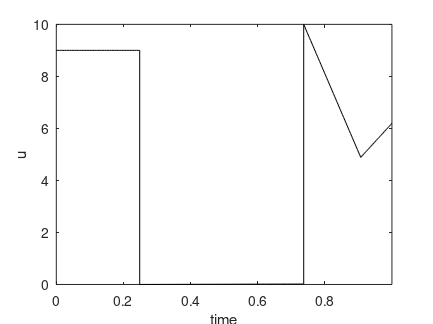

The MATLAB script that drew this image: (Note: this script raises an error after producing the figure.)
load optimprofiles tplot uplot xplot

% ploting
%..........................................................................
plot(tplot,uplot,'k')
title('')
xlabel('time')
ylabel('u')
axis tight %([0 1 -4 10])
set(1,'PaperUnits','centimeters')
set(1,'PaperPosition',[3 10 11 8.25])

print -depsc u_624bdu.eps
pause

plot(tplot,xplot(:,1),'c-',tplot,xplot(:,2),'b:',tplot,xplot(:,3),'r--')
title('')
xlabel('time')
ylabel('x_1, x_2, x_3')
legend('x_1','x_2','x_3',4)
axis tight %([0 1 0 1])
set(1,'PaperUnits','centimeters')
set(1,'PaperPosition',[3 10 11 8.25])

print -depsc x13_624bdu.eps
pause

plot(tplot,xplot(:,4),'k')
title('')
xlabel('time')
ylabel('J')
axis tight %([0 1 0 1])
set(1,'PaperUnits','centimeters')
set(1,'PaperPosition',[3 10 11 8.25])

print -depsc x4_624bdu.eps
pause
close
%..........................................................................